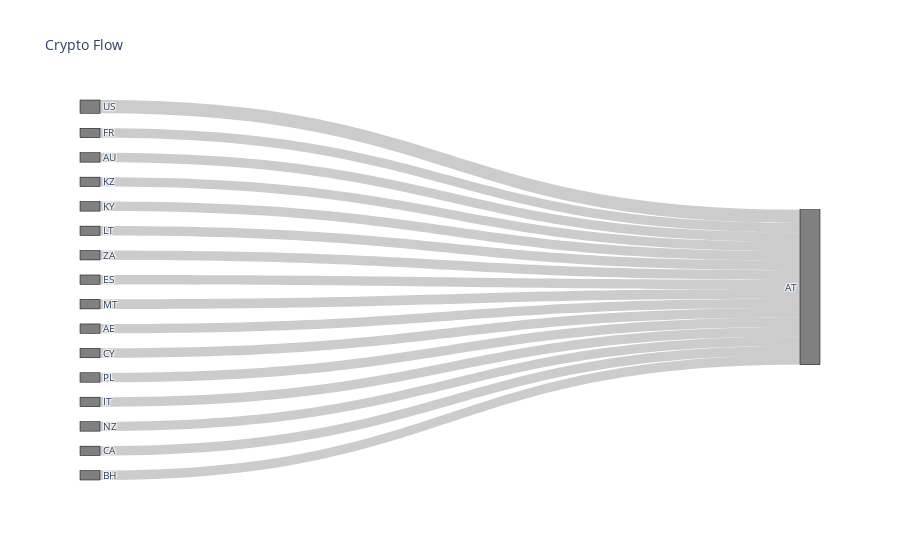

Notebook code cell kept with this figure:
### Code cell
pairs = merged_df.copy()
grouped_df = pairs.groupby(['src_jurisdictions', 'dst_jurisdictions'])['value_USD'].sum()
src_countries = list(grouped_df.index.get_level_values(0).unique())
dst_countries = list(grouped_df.index.get_level_values(1).unique())
all_countries = list(set(src_countries + dst_countries))

countries_index = {}
for i, country in enumerate(all_countries):
    countries_index[country] = i

sources = []
target = []
values = []
for element in grouped_df.index:
    src = element[0]
    dst = element[1]
    value = grouped_df[element]
    
    #if value > 5000000000:
    if dst == 'AT' and value > 10000000:
        sources.append(countries_index[src])
        target.append(countries_index[dst] + len(countries_index))
        values.append(value)

print(len(values))
# Sankey Diagram
fig = go.Figure(data=[go.Sankey(
    node = dict(
      pad = 15,
      thickness = 20,
      line = dict(color = "black", width = 0.5),
      label = all_countries + all_countries,
      color = "gray"
    ),
    link = dict(
      source = sources, # indices correspond to labels, eg A1, A2, A1, B1, ...
      target = target,
      value = values
  ))])

fig.update_layout(title_text="Crypto Flow", font_size=10)
fig.show()

### Figure 1 — Plotly figure (JSON) as saved in the notebook; plotly's stock layout.template omitted (floating-point values rounded to 4 significant figures)
{"data": [{"link": {"source": [23, 2, 56, 52, 33, 15, 0, 42, 5, 3, 9, 21, 48, 35, 55, 11], "target": [106, 106, 106, 106, 106, 106, 106, 106, 106, 106, 106, 106, 106, 106, 106, 106], "value": [12820000.0, 12860000.0, 12820000.0, 12820000.0, 12820000.0, 12820000.0, 12820000.0, 12930000.0, 12980000.0, 12820000.0, 12820000.0, 12980000.0, 12850000.0, 12820000.0, 18050000.0, 12820000.0]}, "node": {"color": "gray", "label": ["FR", "FI", "AU", "KZ", "ID", "KY", "AG", "CN", "DK", "LT", "GI", "ZA", "BR", "LU", "BZ", "ES", "KR", "VU", "NO", "NG", "GE", "MT", "CH", "AE", "NL", "DE", "HR", "SG", "IN", "SK", "GB", "MH", "VN", "CY", "EE", "PL", "SC", "IL", "PA", "CZ", "TW", "IR", "IT", "AT", "RU", "KN", "MX", "VC", "NZ", "AR", "IE", "PT", "CA", "BE", "TR", "US", "BH", "HK", "TH", "AZ", "JP", "BS", "VG", "FR", "FI", "AU", "KZ", "ID", "KY", "AG", "CN", "DK", "LT", "GI", "ZA", "BR", "LU", "BZ", "ES", "KR", "VU", "NO", "NG", "GE", "MT", "CH", "AE", "NL", "DE", "HR", "SG", "IN", "SK", "GB", "MH", "VN", "CY", "EE", "PL", "SC", "IL", "PA", "CZ", "TW", "IR", "IT", "AT", "RU", "KN", "MX", "VC", "NZ", "AR", "IE", "PT", "CA", "BE", "TR", "US", "BH", "HK", "TH", "AZ", "JP", "BS", "VG"], "line": {"color": "black", "width": 0.5}, "pad": 15, "thickness": 20}, "type": "sankey"}], "layout": {"font": {"size": 10}, "title": {"text": "Crypto Flow"}}}
